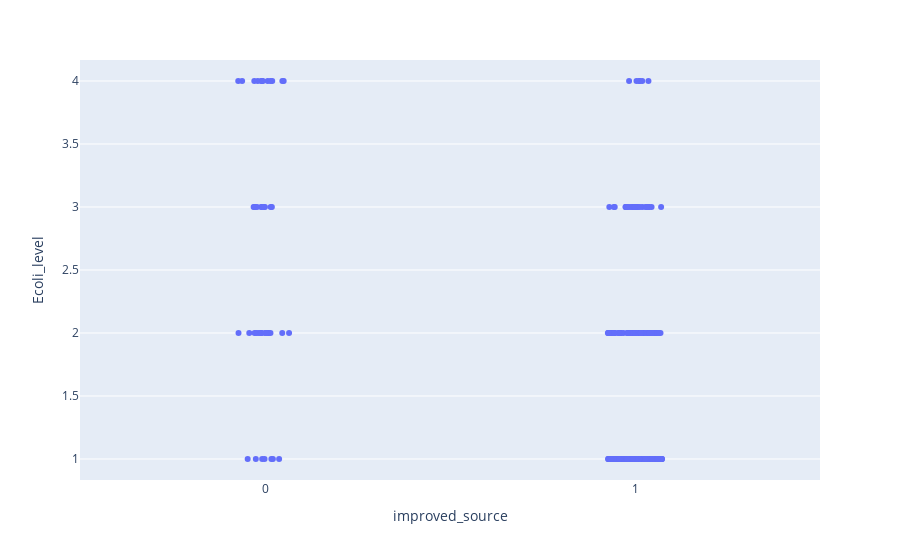

Write notebook code for a chart like this one.
### Code cell
px.strip(df, x="improved_source", y="Ecoli_level")

### Figure 1 — Plotly figure (JSON) as saved in the notebook; plotly's stock layout.template omitted (floating-point values rounded to 4 significant figures; data arrays with more than 128 entries replaced by an {"elided": "..."} marker saying what was removed)
{"data": [{"alignmentgroup": "True", "boxpoints": "all", "fillcolor": "rgba(255,255,255,0)", "hoveron": "points", "hovertemplate": "improved_source=%{x}<br>Ecoli_level=%{y}<extra></extra>", "legendgroup": "", "line": {"color": "rgba(255,255,255,0)"}, "marker": {"color": "#636efa"}, "name": "", "offsetgroup": "", "orientation": "v", "pointpos": 0, "showlegend": false, "type": "box", "x": {"elided": "489 int values"}, "x0": " ", "xaxis": "x", "y": {"elided": "489 int values"}, "y0": " ", "yaxis": "y"}], "layout": {"boxmode": "group", "legend": {"tracegroupgap": 0}, "margin": {"t": 60}, "xaxis": {"anchor": "y", "domain": [0, 1], "title": {"text": "improved_source"}}, "yaxis": {"anchor": "x", "domain": [0, 1], "title": {"text": "Ecoli_level"}}}}
